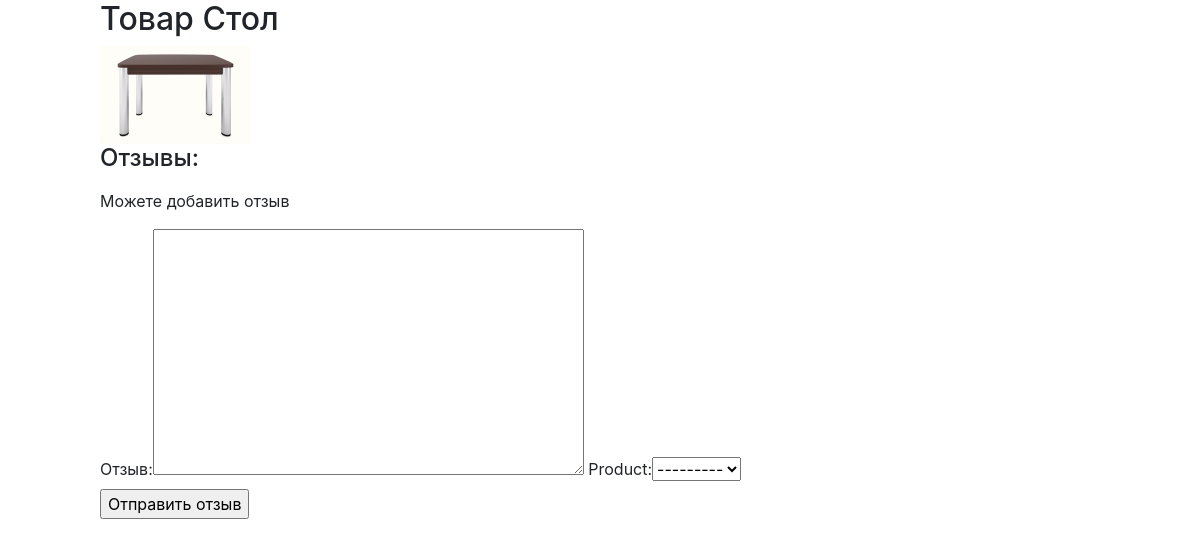
The app's page /product/2/, older data.
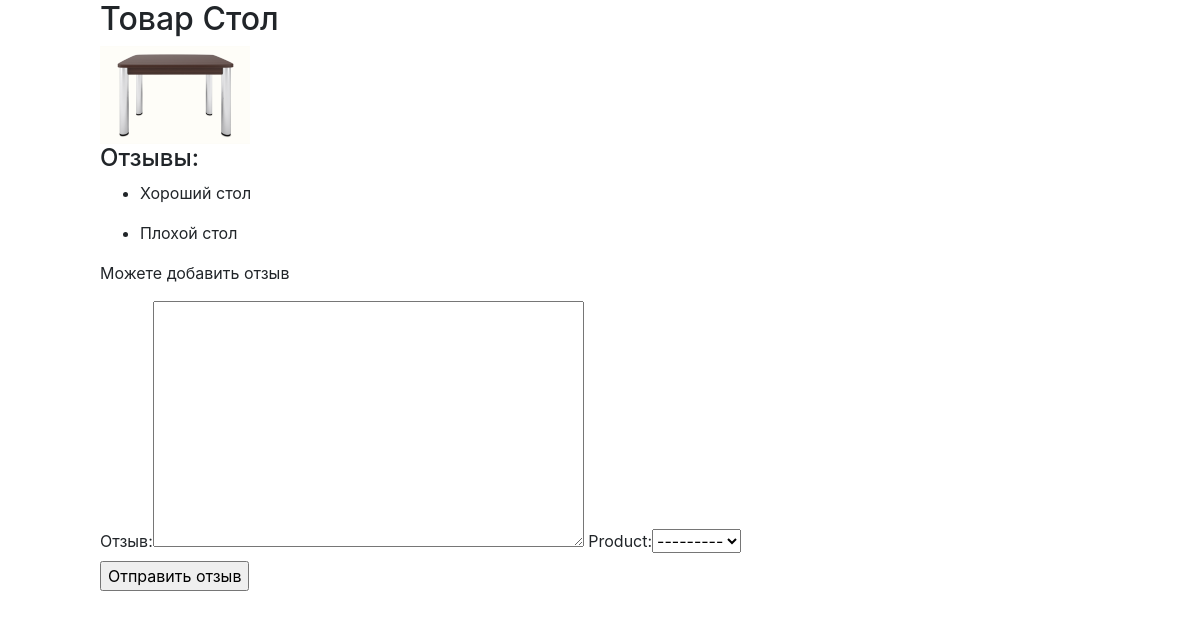
The same page, newer data.
### app/models.py (models this page shows, shortened)
class Product(models.Model):
    name = models.CharField(max_length=50)
    img = models.FileField(upload_to='products/%Y/%m/%d/')
    def __str__(self):
        return self.name

class Review(models.Model):
    text = models.TextField()
    product = models.ForeignKey(Product, on_delete=models.CASCADE, null=True)

### app/views.py (the view)
# urls.py: path('product/<int:pk>/', product_view, name='product_detail'),
def product_view(request, pk):
    template = 'app/product_detail.html'
    product = get_object_or_404(Product, id=pk)
    if request.method == 'POST':
        form = ReviewForm(request.POST)
        if form.is_valid():
            form.save()
            return redirect('main_page')
    else:
        form = ReviewForm()
    reviews = list(Review.objects.filter(product=product))
    context = {
        'form': form,
        'product': product,
        'reviews': reviews
    }
    return render(request, template, context)

### app/forms.py
class ReviewForm(forms.ModelForm):
    text = forms.CharField(widget=forms.Textarea, label='Отзыв')
    class Meta(object):
        model = Review
        exclude = ('id',)

### templates/app/product_detail.html (shortened to what this page needs)
{% extends "base.html" %}
{% block content %}
<div class="margin-left">
    <h2>Товар {{ product.name }}</h2>
    <img src="{{ MEDIA_URL }}{{ product.img.url }}" class="preview">
    <h4>Отзывы:</h4>
    <ul>
        {% for review in reviews %}
            <li><p>{{review.text}}</p></li>
        {% endfor %}
    </ul>
    {% if is_review_exist %}
        <p>Отзыв от вас уже есть</p>
    {% else %}
        <p>Можете добавить отзыв</p>
    {% endif %}
    <form action="{% url 'product_detail' product.id %}" method="POST">
        {{ form }}
        <br>
        <input type="submit" value="Отправить отзыв"/>
    </form>
</div>
{% endblock %}

### templates/base.html (shortened to what this page needs)
<!doctype html>
<html lang="ru">
<html>
<head>
      {% load static %}
    <link rel="stylesheet" type="text/css" href="{% static 'css/bootstrap.min.css' %}"/>
    <link rel="stylesheet" type="text/css" href="{% static 'css/review.css' %}"/>
</head>
<body>
    {% block content %}
    {% endblock %}
</body>
</html>

### static/css/review.css (style rules this page uses)
.preview { width: 150px; height: auto; }
.margin-left { margin-left: 100px; }

Row changes from the older to the newer data that the page shows:
added Review: text "Хороший стол"
added Review: text "Плохой стол"
